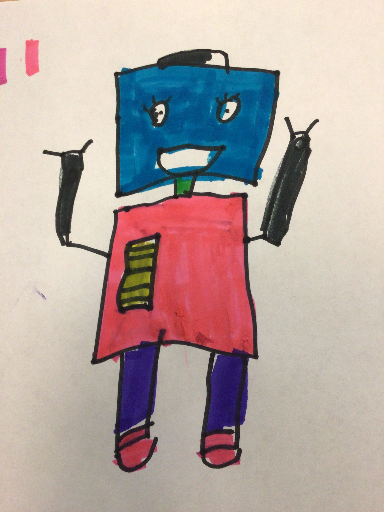
#> input picture 00a1c5b94cac4d3293b63a0c602cb5f1.png, 384 x 512 px, found by its file name
$ python KMeansSegmentation.py
#> lines starting #> are read from the running program, lines starting #| are printed output that depends on the picture
# 10/10
# Pick no (k) of clusters, and k centroids, assign each data point to nearest point
# update centroid by calc average
# Iterate till convergence


import numpy as np
import cv2
from sklearn.cluster import KMeans
import matplotlib.pyplot as plt

# Read the image
image_path = 'Segmentations/00a1c5b94cac4d3293b63a0c602cb5f1.png'  # Replace with your image path
image = cv2.imread(image_path)
#> image is the input picture: shape (512, 384, 3); mean B, G, R 162.4, 166.7, 181.5
image_rgb = cv2.cvtColor(image, cv2.COLOR_BGR2RGB)

# Reshape the image into a 2D array of pixels
pixels = image_rgb.reshape((-1, 3))

# Set the number of clusters (segments)
num_clusters = 2
# num_clusters = 20

# Perform K-Means clustering
kmeans = KMeans(n_clusters=num_clusters)
kmeans.fit(pixels)

# Get cluster labels and cluster centers
labels = kmeans.labels_
centers = kmeans.cluster_centers_

# Replace pixel values with cluster centers
segmented_pixels = centers[labels].reshape(image_rgb.shape)

# Display the original and segmented images
plt.figure(figsize=(10, 5))
plt.subplot(1, 2, 1)
plt.imshow(image_rgb)
plt.title('Original Image')

plt.subplot(1, 2, 2)
plt.imshow(segmented_pixels.astype(np.uint8))
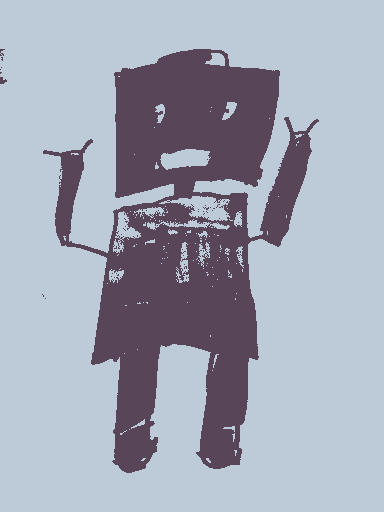
#> segmented_pixels: shape (512, 384, 3) float64; mean of channels 0, 1, 2 181.6, 166.7, 162.5; drawn as B, G, R
plt.title('Segmented Image')

plt.tight_layout()
plt.show()
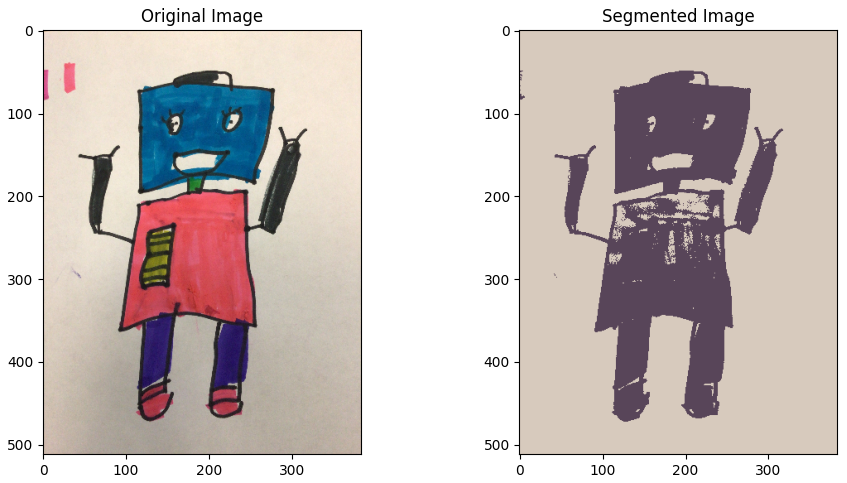
#> figure drawn by matplotlib, 2 panels

$ run again, with 1a0a2b3870a64e43a2fd986a075aee8f.png copied over 00a1c5b94cac4d3293b63a0c602cb5f1.png
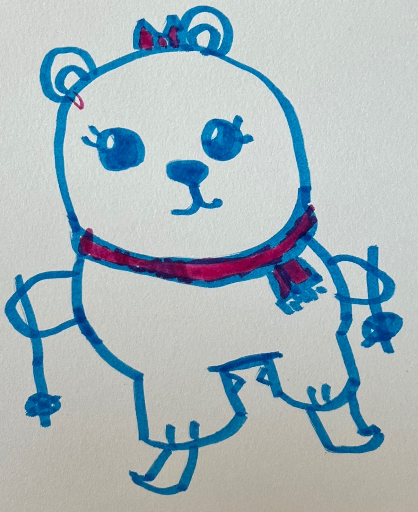
#> input picture 1a0a2b3870a64e43a2fd986a075aee8f.png, 418 x 512 px, found by its file name
#> image is the input picture: shape (512, 418, 3); mean B, G, R 187.5, 181.7, 166.5
#> `plt.imshow(segmented_pixels.astype(np.uint8))`:
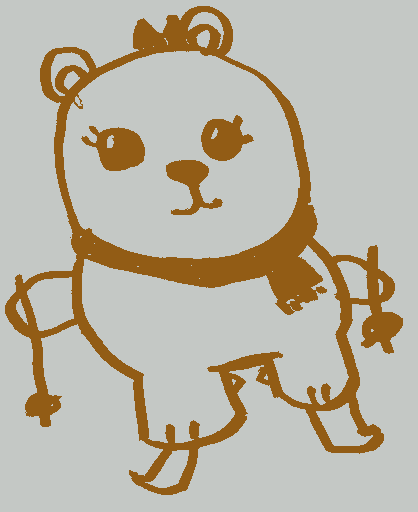
#> segmented_pixels: shape (512, 418, 3) float64; mean of channels 0, 1, 2 166.5, 181.7, 187.5; drawn as B, G, R
#> `plt.show()`:
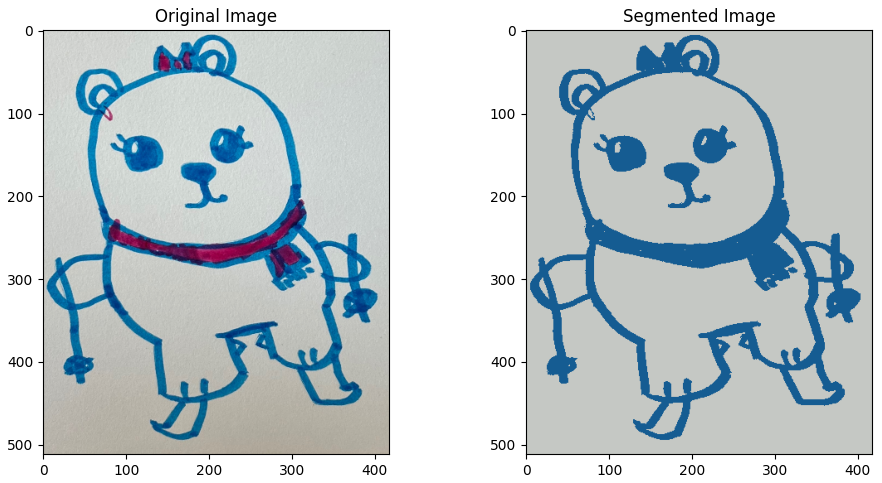
#> figure drawn by matplotlib, 2 panels
